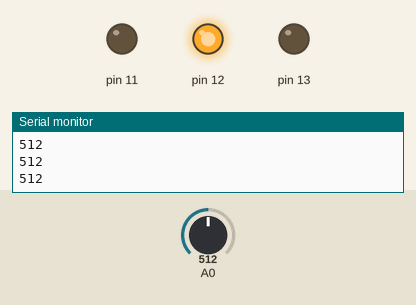
A sketch run on a simulated Arduino Uno, built with avr-gcc and run on an emulated ATmega328P. Shown: output pins drawn as LEDs (lit = HIGH), the last lines printed to the serial monitor. The test bench sets the inputs (shaded band); at power-on: A0 = 512.

Above: at 1.3 s.
1.4 s: A0 set to 664
2.9 s: A0 set to 695
At 3.4 s:
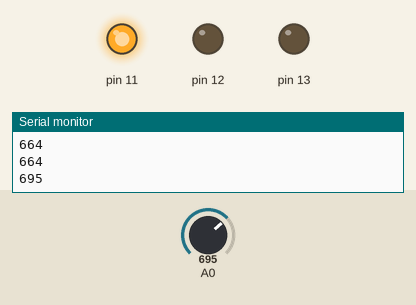
4.5 s: A0 set to 306
At 5.7 s:
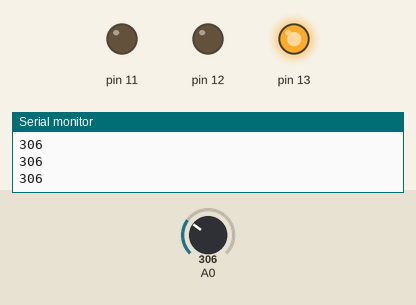
6.0 s: A0 set to 470
7.5 s: A0 set to 501
At 8.1 s:
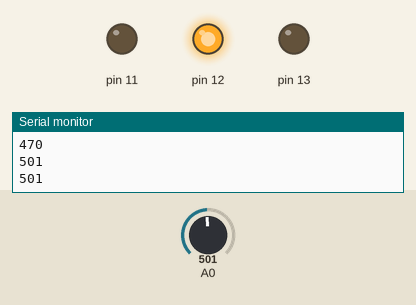
9.0 s: A0 set to 716
At 9.3 s:
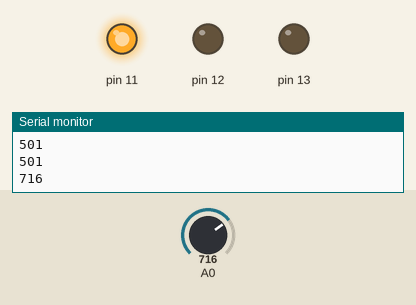
Timing chart, 0 to 11.5 s (numbered marks = the images above; inputs shaded):
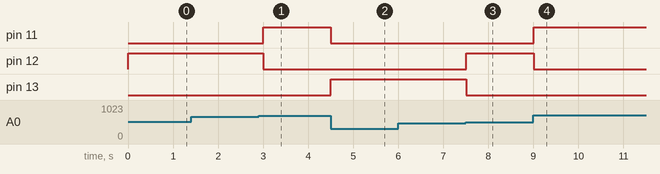

Measured:
- the behaviour switches between 677 and 678 on A0 (found by bisection; images 0 and 1)
- the behaviour switches between 483 and 484 on A0 (found by bisection; images 2 and 3)
- after the input at 2.9 s, pin 11: LOW → HIGH after 0.10 s; pin 12: HIGH → LOW after 0.10 s
- after the input at 4.5 s, pin 11: HIGH → LOW at once; pin 13: LOW → HIGH at once
- after the input at 7.5 s, pin 12: LOW → HIGH at once; pin 13: HIGH → LOW at once
- after the input at 9.0 s, pin 11: LOW → HIGH at once; pin 12: HIGH → LOW at once

The sketch:

_19_LightSensor_LED2.ino
```cpp
void setup() {
  // put your setup code here, to run once:
  Serial.begin(9600);

  pinMode(11, OUTPUT);
  pinMode(12, OUTPUT);
  pinMode(13, OUTPUT);
}

void loop() {

  int val = analogRead(A0);

  Serial.println(val);

  int ledVal = map(val, 250, 870, 255, 0);

  if(ledVal >= 0 && ledVal < 80){
    digitalWrite(11, HIGH);
    digitalWrite(12, LOW);
    digitalWrite(13, LOW);
  }
  if(ledVal >= 80 && ledVal < 160){
    digitalWrite(11, LOW);
    digitalWrite(12, HIGH);
    digitalWrite(13, LOW);
  }if(ledVal >= 160){
    digitalWrite(11, LOW);
    digitalWrite(12, LOW);
    digitalWrite(13, HIGH);
  }

  delay(500);

}
```
